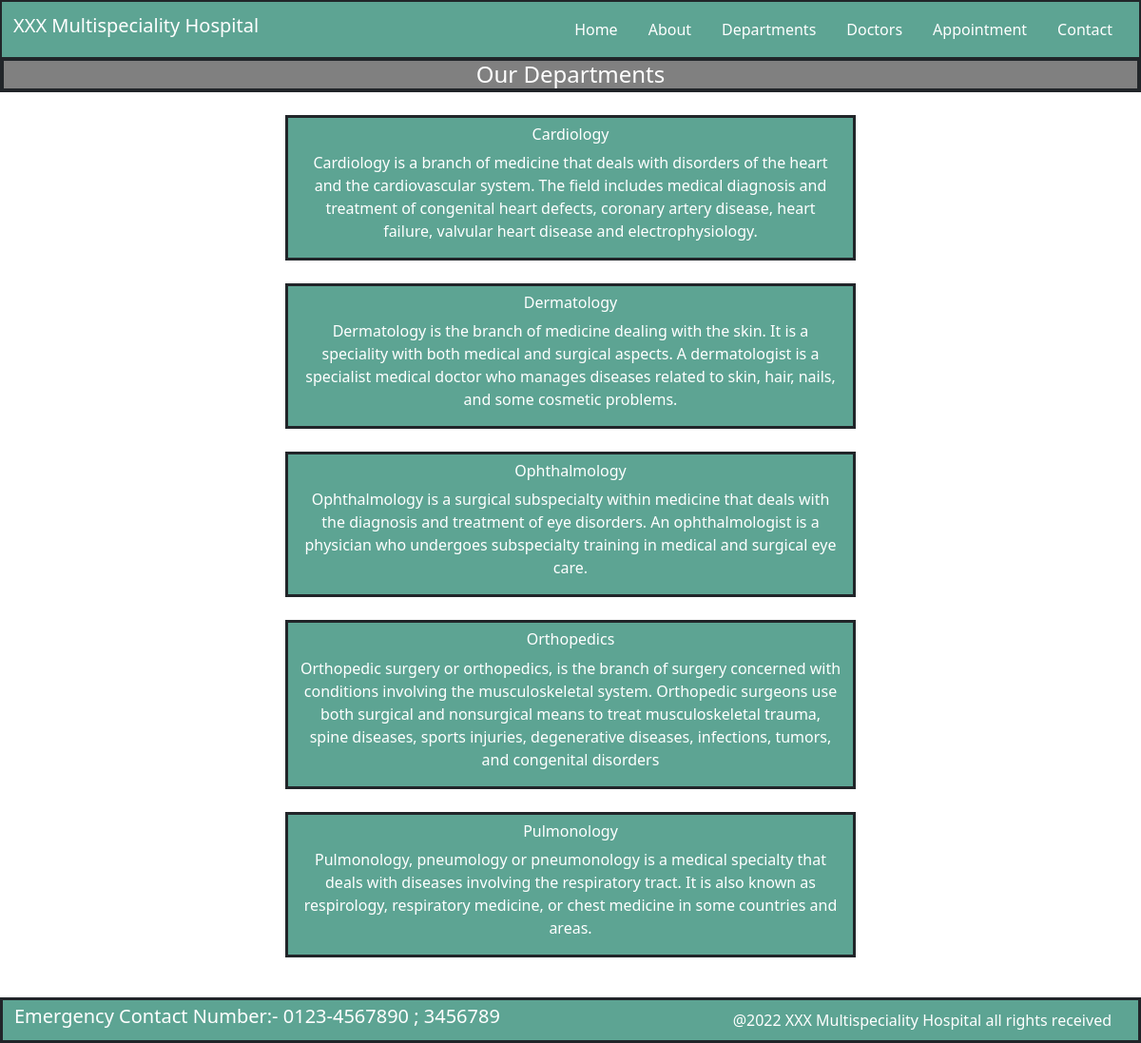
Screenshot of /departments/ with the database file from the repository.
### hospital_app/models.py (models this page shows, shortened)
class Department(models.Model):
    dep_name=models.CharField(max_length=250)
    dep_description=models.TextField()

### hospital_app/views.py (the view)
# urls.py: path('departments/',views.departments,name='departments'),
def departments(request):
    dep=Department.objects.all()
    return render(request, 'departments.html',{'dep':dep})

### templates/departments.html (shortened to what this page needs)
{% extends 'base.html' %}
{% load static %}
{% block content %}
<h4 class="text-center border border-4 border-dark" style="background-color:grey;color:white;">Our Departments</h4>
{% for d in dep %}
    <div class="container pt-2 mt-4 text-center w-50 border border-3 border-dark" style="background-color:#5DA493;color:white;">
        <h6>{{d.dep_name}}</h6>
        <p>{{d.dep_description}}</p>
    </div>
{% endfor %}
{% endblock %}

### static/style.css (style rules this page uses)
body { background-image: url("https://wallpaperaccess.com/full/1282799.jpg"); height: 100%; background-position: center; background-repeat: no-repeat; background-size: cover; }

### rows the page displays
Department: dep_name "Cardiology", dep_description "Cardiology is a branch of medicine that deals with disorders of the heart and the cardiovascular system. The field includes medical diagnosis and treatment of congenital heart defects, coronary artery disease, heart failure, valvular heart disease and electrophysiology."
Department: dep_name "Dermatology", dep_description "Dermatology is the branch of medicine dealing with the skin. It is a speciality with both medical and surgical aspects. A dermatologist is a specialist medical doctor who manages diseases related to skin, hair, nails, and some cosmetic problems."
Department: dep_name "Ophthalmology", dep_description "Ophthalmology is a surgical subspecialty within medicine that deals with the diagnosis and treatment of eye disorders. An ophthalmologist is a physician who undergoes subspecialty training in medical and surgical eye care."
Department: dep_name "Orthopedics", dep_description "Orthopedic surgery or orthopedics, is the branch of surgery concerned with conditions involving the musculoskeletal system. Orthopedic surgeons use both surgical and nonsurgical means to treat musculoskeletal trauma, spine diseases, sports injuries, degenerative diseases, infections, tumors, and congenital disorders"
Department: dep_name "Pulmonology", dep_description "Pulmonology, pneumology or pneumonology is a medical specialty that deals with diseases involving the respiratory tract. It is also known as respirology, respiratory medicine, or chest medicine in some countries and areas."
